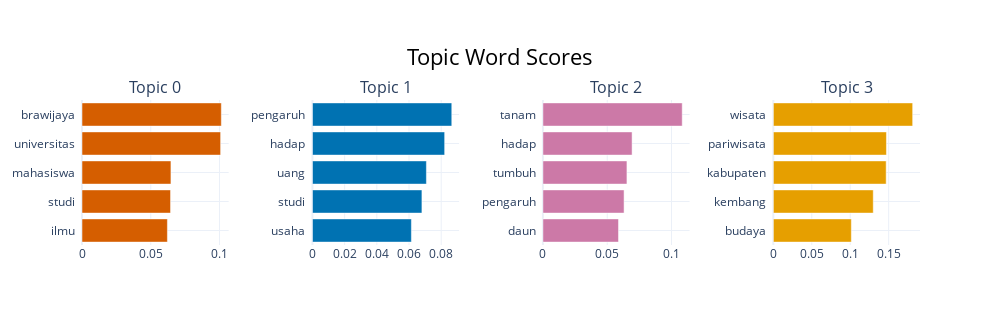

Notebook cell for this chart:
### Code cell
model.visualize_barchart()

### Figure 1 — Plotly figure (JSON) as saved in the notebook; plotly's stock layout.template omitted (floating-point values rounded to 4 significant figures)
{"data": [{"marker": {"color": "#D55E00"}, "orientation": "h", "type": "bar", "x": [0.06211, 0.06439, 0.06467, 0.1008, 0.1013], "xaxis": "x", "y": ["ilmu  ", "studi  ", "mahasiswa  ", "universitas  ", "brawijaya  "], "yaxis": "y"}, {"marker": {"color": "#0072B2"}, "orientation": "h", "type": "bar", "x": [0.06147, 0.06802, 0.0708, 0.08214, 0.08657], "xaxis": "x2", "y": ["usaha  ", "studi  ", "uang  ", "hadap  ", "pengaruh  "], "yaxis": "y2"}, {"marker": {"color": "#CC79A7"}, "orientation": "h", "type": "bar", "x": [0.05877, 0.0631, 0.06533, 0.06933, 0.1083], "xaxis": "x3", "y": ["daun  ", "pengaruh  ", "tumbuh  ", "hadap  ", "tanam  "], "yaxis": "y3"}, {"marker": {"color": "#E69F00"}, "orientation": "h", "type": "bar", "x": [0.1014, 0.1299, 0.1468, 0.1471, 0.1812], "xaxis": "x4", "y": ["budaya  ", "kembang  ", "kabupaten  ", "pariwisata  ", "wisata  "], "yaxis": "y4"}], "layout": {"annotations": [{"font": {"size": 16}, "showarrow": false, "text": "Topic 0", "x": 0.0875, "xanchor": "center", "xref": "paper", "y": 1, "yanchor": "bottom", "yref": "paper"}, {"font": {"size": 16}, "showarrow": false, "text": "Topic 1", "x": 0.3625, "xanchor": "center", "xref": "paper", "y": 1, "yanchor": "bottom", "yref": "paper"}, {"font": {"size": 16}, "showarrow": false, "text": "Topic 2", "x": 0.6375, "xanchor": "center", "xref": "paper", "y": 1, "yanchor": "bottom", "yref": "paper"}, {"font": {"size": 16}, "showarrow": false, "text": "Topic 3", "x": 0.9125, "xanchor": "center", "xref": "paper", "y": 1, "yanchor": "bottom", "yref": "paper"}], "height": 325, "hoverlabel": {"bgcolor": "white", "font": {"family": "Rockwell", "size": 16}}, "showlegend": false, "title": {"font": {"color": "Black", "size": 22}, "text": "Topic Word Scores", "x": 0.5, "xanchor": "center", "yanchor": "top"}, "width": 1000, "xaxis": {"anchor": "y", "domain": [0, 0.175], "showgrid": true}, "xaxis2": {"anchor": "y2", "domain": [0.275, 0.45], "showgrid": true}, "xaxis3": {"anchor": "y3", "domain": [0.55, 0.725], "showgrid": true}, "xaxis4": {"anchor": "y4", "domain": [0.825, 1], "showgrid": true}, "yaxis": {"anchor": "x", "domain": [0, 1], "showgrid": true}, "yaxis2": {"anchor": "x2", "domain": [0, 1], "showgrid": true}, "yaxis3": {"anchor": "x3", "domain": [0, 1], "showgrid": true}, "yaxis4": {"anchor": "x4", "domain": [0, 1], "showgrid": true}}}
